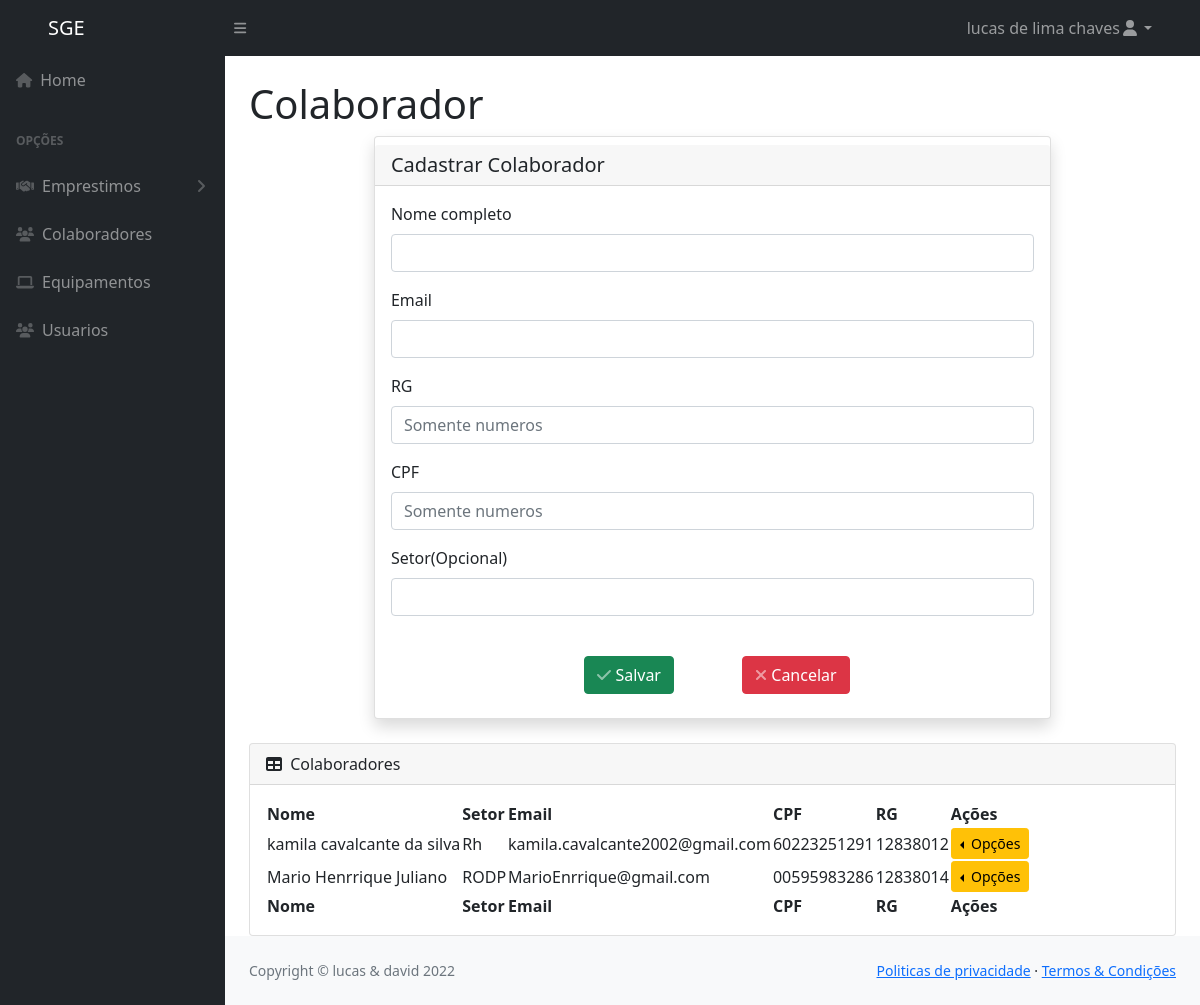
The app's page /cadastrarColaborador/ (signed in) with its own data.
### core/models.py (models this page shows, shortened)
class Colaborador(models.Model):
    nome = models.CharField(
        max_length=200,
        null=False,
        blank=False,
        unique=True
    )
    email = models.EmailField(
        null=False,
        blank=False,
        unique=True
    )
    cpf = CPFField('cpf',
        null=False,
        blank=False,
        unique=True
    )
    rg = models.CharField(
        max_length=9,
        null=False,
        blank=False,
        unique=True
    )
    setor = models.CharField(
        max_length=100,
        null=False,
        blank=False,
    )

### core/views.py (the view, shortened to what this page needs)
# urls.py: path('cadastrarColaborador/', cadastrarColaborador, name='cadastrarColaborador'),
@login_required
def cadastrarColaborador(request):
    if request.method == "GET":
        colaboradores = Colaborador.objects.all()
        context = {}
        context['colaboradores'] = colaboradores
        return render(request, template_name='colaborador/colaborador.html', context=context)
    return render(request, template_name='colaborador/colaborador.html', context=context)

### core/templates/colaborador/colaborador.html (shortened to what this page needs)
{% extends 'base.html' %}
{% block tituloPagina %}
<h1 class="mt-4">Colaborador</h1>
{% endblock tituloPagina %}
{% block conteudo %}
<div class="container d-flex justify-content-center">
    <div class="card w-75 shadow h-100 py-2 ">
        <h5 class="card-header">Cadastrar Colaborador</h5>
        <div class="card-body">
            <form action="{% url 'cadastrarColaborador'%}" method="post">
                <div class="form-row">
                <div class="form-group col-md-12">
                    <label for="nome">Nome completo</label>
                    <input type="text" id="nome" class="form-control" name="nome" required>
                </div>
                <div class="form-group col-md-12">
                    <label for="email">Email</label>
                    <input type="email" class="form-control" name="email" required>
                </div>
                </div>
                <div class="form-group">
                    <label for="rg">RG  </label>
                    <input type="text" id="cpf" maxlength="8" class="form-control" name="rg" placeholder="Somente numeros" required>
                </div>
                <div class="form-group">
                    <label for="cpf">CPF</label>
                    <input type="text" id="cpf" maxlength="14" class="form-control cpf" name="cpf" placeholder="Somente numeros" required>
                </div>
                <div class="form-group">
                <label for="observacao">Setor(Opcional)</label>
                <input type="text" class="form-control" name="setor">
                </div>
                <br>
                <div class="d-flex justify-content-center row">
                    <div class="col-12 col-md-3 text-center">
                        <button type="submit" class="btn btn-success btn-icon-split">
                            <span class="icon text-white-50">
                                <i class="fas fa-check"></i>
                            </span>
                            <span class="text">Salvar</span>
                        </button>
                    </div>
                    <div class="col-12 col-md-3 text-center">
                        <button type="reset" class="btn btn-danger btn-icon-split">
                            <span class="icon text-white-50">
                                <i class="fas fa-close"></i>
                            </span>
                            <span class="text">Cancelar</span>
                        </button>
                    </div>
                </div>
            </form>
        </div>
    </div>
</div>
  <div class="card mt-4">
    <div class="card-header">
        <i class="fas fa-table me-1"></i>
        Colaboradores
    </div>
    <div class="card-body">
        <table id="datatablesSimple">
            <thead>
                <tr>
                    <th>Nome</th>
                    <th>Setor</th>
                    <th>Email</th>
                    <th>CPF</th>
                    <th>RG</th>
                    <th>Ações</th>
                </tr>
            </thead>
            <tfoot>
                <tr>
                    <th>Nome</th>
                    <th>Setor</th>
                    <th>Email</th>
                    <th>CPF</th>
                    <th>RG</th>
                    <th>Ações</th>
                </tr>
            </tfoot>
            <tbody>
              {% for item in colaboradores %}
              <tr>
                <td>{{item.nome}}</td>
                <td>{{item.setor}}</td>
                <td>{{item.email}}</td>
                <td>{{item.cpf}}</td>
                <td>{{item.rg}}</td>
                <td class="text-center">
                  <div class="btn-group dropstart">
                      <button type="button"
                          class="btn btn-warning btn-sm dropdown-toggle"
                          data-bs-toggle="dropdown" aria-expanded="false">
                          Opções
                      </button>
                  </div>
              </td>
            </tr>
              {% endfor %}
            </tbody>
        </table>
    </div>
</div>
{% endblock conteudo %}

### core/templates/base.html (shortened to what this page needs)
{% load static %}
<!DOCTYPE html>
<html lang="pt-BR">
<head>
    <link  rel="stylesheet" href="https://cdn.jsdelivr.net/npm/simple-datatables@latest/dist/style.css"/>
    <link rel="stylesheet" href="//code.jquery.com/ui/1.13.2/themes/base/jquery-ui.css">
    <link rel="stylesheet" href="https://cdn.jsdelivr.net/npm/bootstrap@4.0.0/dist/css/bootstrap.min.css">
    <link rel="stylesheet"  href={% static 'css/styles.css' %}/>
</head>
<body class="sb-nav">
    <nav class="sb-topnav navbar navbar-expand navbar-dark bg-dark">
        <a class="navbar-brand h1 ps-5" href="{% url 'index'%}">SGE
        </a>
        <button class="btn btn-link btn-sm order-1 order-lg-0 me-4 me-lg-0" id="sidebarToggle" href="#!"><i
                class="fas fa-bars"></i></button>
        <ul class="navbar-nav ms-auto ms-md-0 me-3 me-lg-4">
            <li class="nav-item dropdown">
                <a class="nav-link dropdown-toggle" id="navbarDropdown" href="#" role="button" data-bs-toggle="dropdown"
                    aria-expanded="false"><span>{{request.user.username}}</span><i class="fas fa-user fa-fw"></i></a>
            </li>
        </ul>
    </nav>
    <div id="layoutSidenav">
        <div id="layoutSidenav_nav">
            <nav class="sb-sidenav accordion sb-sidenav-dark" id="sidenavAccordion">
                <div class="sb-sidenav-menu">
                    <div class="nav">
                        <a class="nav-link" href="{% url 'index'%}">
                            <div class="sb-nav-link-icon"><i class="fa-solid fa-house"></i></div>
                            Home
                        </a>
                        <div class="sb-sidenav-menu-heading">Opções</div>
                        <a class="nav-link collapsed" href="#" data-bs-toggle="collapse"
                            data-bs-target="#collapseLayouts" aria-expanded="false" aria-controls="collapseLayouts">
                            <div class="sb-nav-link-icon"><i class="fa-solid fa-handshake"></i></div>
                            Emprestimos
                            <div class="sb-sidenav-collapse-arrow"><i class="fas fa-angle-down"></i></div>
                        </a>
                        <a class="nav-link" href="{% url 'cadastrarColaborador' %}">
                            <div class="sb-nav-link-icon"><i class="fa-solid fa-users"></i></i></div>
                            Colaboradores
                        </a>
                        <a class="nav-link" href="{% url 'cadastrarEquipamento'%}">
                            <div class="sb-nav-link-icon"><i class="fa-solid fa-laptop"></i></div>
                            Equipamentos
                        </a>
                        <a class="nav-link" href="{% url 'cadastrarUsuario' %}">
                            <div class="sb-nav-link-icon"><i class="fa-solid fa-users"></i></i></div>
                            Usuarios
                        </a>
                    </div>
                </div>
            </nav>
        </div>
        <div id="layoutSidenav_content">
            <main>
                <div class="container-fluid px-4">
                    {% block tituloPagina %}{% endblock tituloPagina %}
                    {% block conteudo %}{% endblock conteudo %}
                </div>
            </main>
            <footer class="py-4 bg-light mt-auto">
                <div class="container-fluid px-4">
                    <div class="d-flex align-items-center justify-content-between small">
                        <div class="text-muted">Copyright &copy; lucas & david 2022</div>
                        <div>
                            <a href="#">Politicas de privacidade</a>
                            &middot;
                            <a href="#">Termos &amp; Condições</a>
                        </div>
                    </div>
                </div>
            </footer>
        </div>
    </div>

### records on screen
Colaborador: nome "kamila cavalcante da silva", setor "Rh", email "kamila.cavalcante2002@gmail.com", cpf "60223251291", rg "12838012"
Colaborador: nome "Mario Henrrique Juliano", setor "RODP", email "MarioEnrrique@gmail.com", cpf "00595983286", rg "12838014"

### other values on screen
{{ request.user.username }} "lucas de lima chaves"
